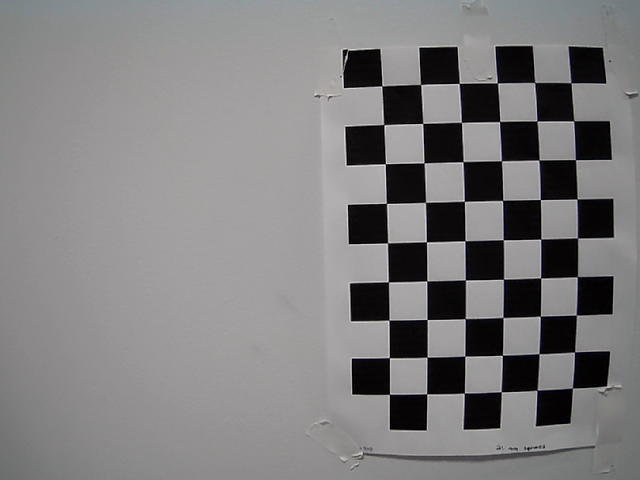
#> input picture DCF_stuff/opencv/cal/raw/set_webcam/opencv_frame_0.png, 640 x 480 px; its folder holds only this picture in this run
$ python get_params_fisheye.py
#> lines starting #> are read from the running program, lines starting #| are printed output that depends on the picture; after the words box and inside, x2 and y2 are one past the last pixel; in counts of white or black regions, pixels touching at a corner belong together
import numpy as np
import cv2 as cv
import glob

# Hello there
# Outputs camera calibration parameters from photos.

name = "" # Pictures to process

# Get corners from pictures of checkerboard

# termination criteria
criteria = (cv.TERM_CRITERIA_EPS + cv.TERM_CRITERIA_MAX_ITER, 50, 0.001)
# prepare object points, like (0,0,0), (1,0,0), (2,0,0) ....,(6,6,0)
objp = np.zeros((9*6,3), np.float32)
objp[:,:2] = np.mgrid[0:9,0:6].T.reshape(-1,2)
# Arrays to store object points and image points from all the images.
objpoints = [] # 3d point in real world space
imgpoints = [] # 2d points in image plane.


jetson = '/home/dilancf/Desktop/docs/spring2023/SPRING2023_Team1/DCF_stuff/opencv/cal/raw/set3/'
laptop = 'C:\\Users\\Dilan\\Documents\\GitHub\\SPRING2023_Team1\\DCF_stuff\\opencv\\cal\\raw\\set_webcam\\'
images = glob.glob(laptop + '*.png')


_img_shape = None

i = 0 # Iteration number
#global gray

for fname in images:
    img = cv.imread(fname)
#> img is the input picture: shape (480, 640, 3); mean B, G, R 126.8, 126.2, 127.6

    if _img_shape == None:
        _img_shape = img.shape[:2]


    gray = cv.cvtColor(img, cv.COLOR_BGR2GRAY)


    # Find the chess board corners
    par = cv.CALIB_CB_ADAPTIVE_THRESH + cv.CALIB_CB_NORMALIZE_IMAGE
    ret, corners = cv.findChessboardCorners(gray, (9,6), par)
#> ret = True; corners = 54 rows, first 8: [571.1, 82.98], [573.5, 121.5], [575.6, 160], [576.7, 199.2], [577.5, 237.8], [576.5, 277.4], [575.8, 314.7], [574.6, 352.2]
    # If found, add object points, image points (after refining them)

    # Print iteration number

    print("Image", i, end=" ")
    i = i + 1
    if ret == True:
        print("(SUCCESS!)") # Indicate if that picture was processed successfully

        objpoints.append(objp)
        corners2 = cv.cornerSubPix(gray,corners, (11,11), (-1,-1), criteria)
#> corners2 = 54 rows, first 8: [570.9, 82.78], [573.7, 120.9], [575.5, 159.6], [576.9, 199], [577.5, 237.9], [577.3, 276.7], [576.3, 315.1], [574.6, 351.9]
        imgpoints.append(corners)
        # Draw and display the corners
        cv.drawChessboardCorners(img, (9,6), corners2, ret)
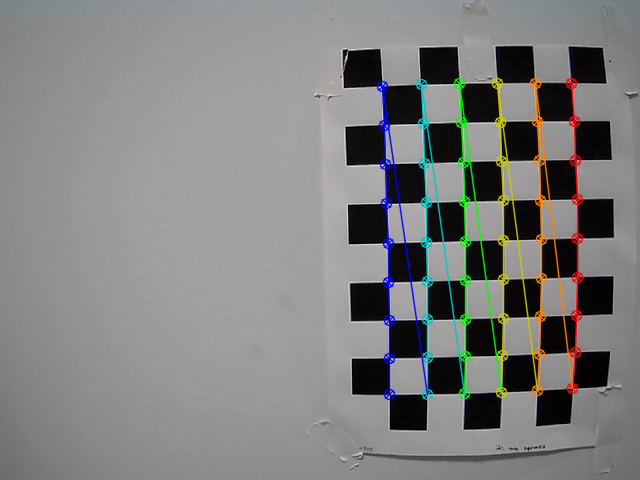
#> img: shape (480, 640, 3); 4.62% of pixels changed, all inside (x1, y1, x2, y2) = (376, 77, 584, 401)
        cv.imshow('img', img)
        cv.waitKey(500)

    else:
        print("(FAILED)") # Indicate failure
cv.destroyAllWindows()

# Calibrate camera
# See https://medium.com/@kennethjiang/calibrate-fisheye-lens-using-opencv-333b05afa0b0

calibration_flags = cv.fisheye.CALIB_RECOMPUTE_EXTRINSIC+cv.fisheye.CALIB_FIX_SKEW

N_OK = len(objpoints)
K = np.zeros((3, 3))
D = np.zeros((4, 1)) # Look up docs for fisheye_calibrate models
rvecs = [np.zeros((1, 1, 3), dtype=np.float64) for i in range(N_OK)]
tvecs = [np.zeros((1, 1, 3), dtype=np.float64) for i in range(N_OK)]
rms, _, _, _, _ = \
    cv.fisheye.calibrate(
        np.expand_dims(np.asarray(objpoints), -2),
        imgpoints,
        gray.shape[::-1],
        K,
        D,
        rvecs,
        tvecs,
        calibration_flags,
        (cv.TERM_CRITERIA_EPS+cv.TERM_CRITERIA_MAX_ITER, 30, 1e-6)
    )
#> rms = 0.164
print("Found " + str(N_OK) + " valid images for calibration.")
DIM = _img_shape[::-1]
#> DIM = (640, 480)
K = K.tolist()
print("K array: ")
print(K)
# PRINT THIS OUT!! -DCF
D = D.tolist()

# Save outputs to files

jetson_DIM =    "/home/dilancf/Desktop/docs/spring2023/SPRING2023_Team1/DCF_stuff/opencv/op/DIM"
jetson_K =      "/home/dilancf/Desktop/docs/spring2023/SPRING2023_Team1/DCF_stuff/opencv/op/K"
jetson_D =      "/home/dilancf/Desktop/docs/spring2023/SPRING2023_Team1/DCF_stuff/opencv/op/D"
# ----------------------- Jetson Directory v. Laptop directory------------------------
laptop_DIM =    "C:\\Users\\Dilan\\Documents\\GitHub\\SPRING2023_Team1\\DCF_stuff\\opencv\\cal\\op_webcam\\DIM.npy"
laptop_K =      "C:\\Users\\Dilan\\Documents\\GitHub\\SPRING2023_Team1\\DCF_stuff\\opencv\\cal\\op_webcam\\K.npy"
laptop_D =      "C:\\Users\\Dilan\\Documents\\GitHub\\SPRING2023_Team1\\DCF_stuff\\opencv\\cal\\op_webcam\\D.npy"

np.save(laptop_DIM, DIM)
np.save(laptop_K, K)
np.save(laptop_D, D)

$ run again, on DCF_stuff/opencv/cal/raw/set_webcam/opencv_frame_18.png
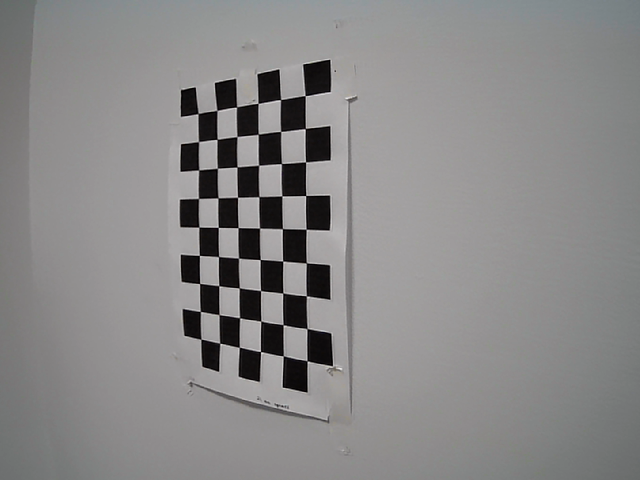
#> input picture DCF_stuff/opencv/cal/raw/set_webcam/opencv_frame_18.png, 640 x 480 px
#> img is the input picture: shape (480, 640, 3); mean B, G, R 135.7, 135.7, 136.7
#> ret = True; corners = 54 rows, first 8: [305.1, 95.66], [305.2, 128.6], [305.5, 161.9], [305.6, 195.5], [306.1, 229.2], [306.3, 262.8], [306.3, 295.9], [307, 328.6]
#> corners2 = 54 rows, first 8: [305.2, 95.68], [305.3, 128.4], [305.6, 161.9], [305.7, 195.5], [306.2, 229.3], [306.3, 262.9], [306.4, 295.7], [307.1, 328.5]
#> `cv.drawChessboardCorners(img, (9,6), corners2, ret)`:
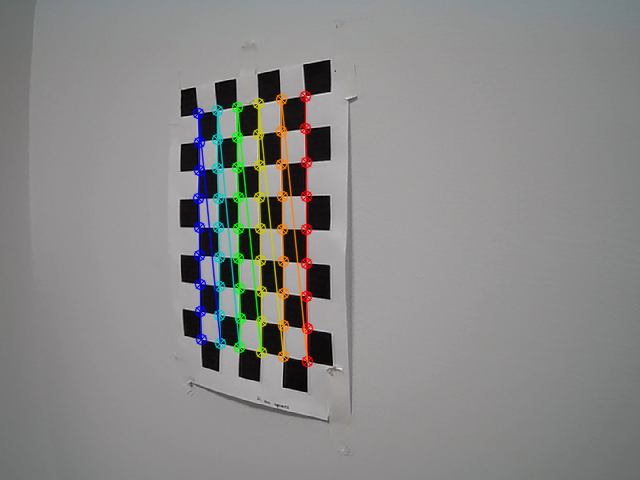
#> img: shape (480, 640, 3); 3.86% of pixels changed, all inside (x1, y1, x2, y2) = (192, 90, 314, 368)
#> rms = 0.304

$ run again, on DCF_stuff/opencv/cal/raw/set_webcam/opencv_frame_2.png
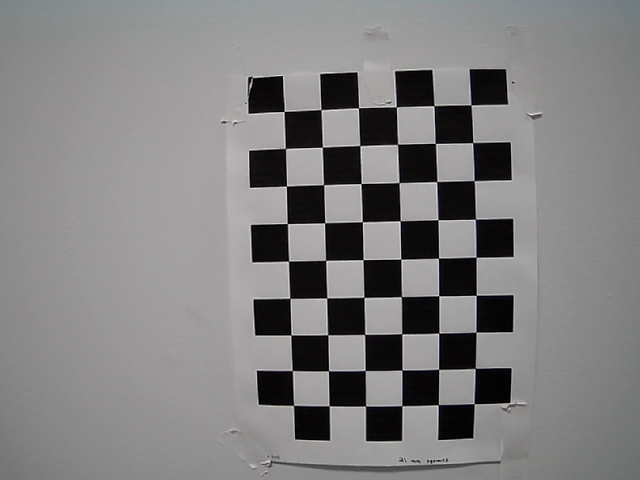
#> input picture DCF_stuff/opencv/cal/raw/set_webcam/opencv_frame_2.png, 640 x 480 px
#> img is the input picture: shape (480, 640, 3); mean B, G, R 128, 127.6, 128.9
#> ret = True; corners = 54 rows, first 8: [471, 105], [472.8, 142.7], [474.3, 180.9], [475.3, 219.1], [476, 257], [476, 295], [476, 332], [474.6, 368.4]
#> corners2 = 54 rows, first 8: [470.9, 105], [472.7, 142.6], [474.2, 180.6], [475.4, 219.2], [476, 257.2], [476.2, 295.3], [475.9, 332.1], [475.1, 368.4]
#> `cv.drawChessboardCorners(img, (9,6), corners2, ret)`:
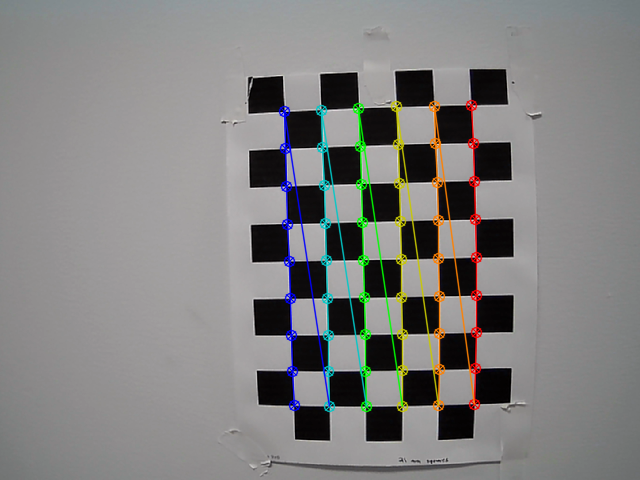
#> img: shape (480, 640, 3); 4.53% of pixels changed, all inside (x1, y1, x2, y2) = (278, 99, 483, 413)
#> rms = 1.08

$ run again, on DCF_stuff/opencv/cal/raw/set_webcam/opencv_frame_11.png
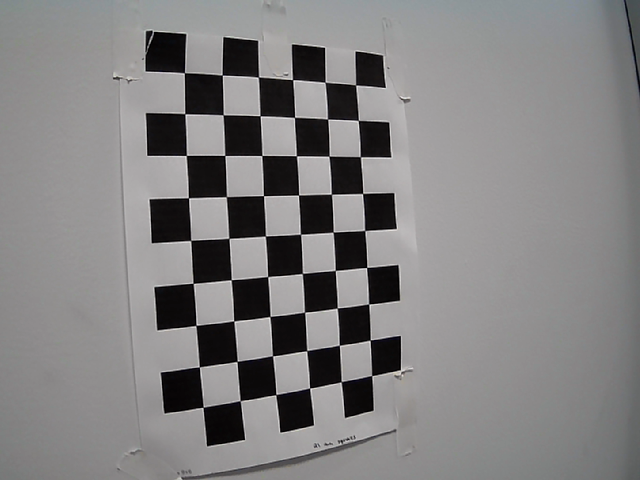
#> input picture DCF_stuff/opencv/cal/raw/set_webcam/opencv_frame_11.png, 640 x 480 px
#> img is the input picture: shape (480, 640, 3); mean B, G, R 129, 128.6, 129.9
#> ret = True; corners = 54 rows, first 8: [355.6, 85.02], [358.2, 120.5], [360.4, 156.8], [362.6, 193.5], [364.7, 230.5], [366.6, 267.5], [368.7, 304], [370.1, 340.1]
#> corners2 = 54 rows, first 8: [355.5, 84.86], [358.3, 120.4], [360.3, 156.7], [362.6, 193.5], [364.6, 230.5], [366.7, 267.5], [368.6, 304], [370.1, 340.1]
#> `cv.drawChessboardCorners(img, (9,6), corners2, ret)`:
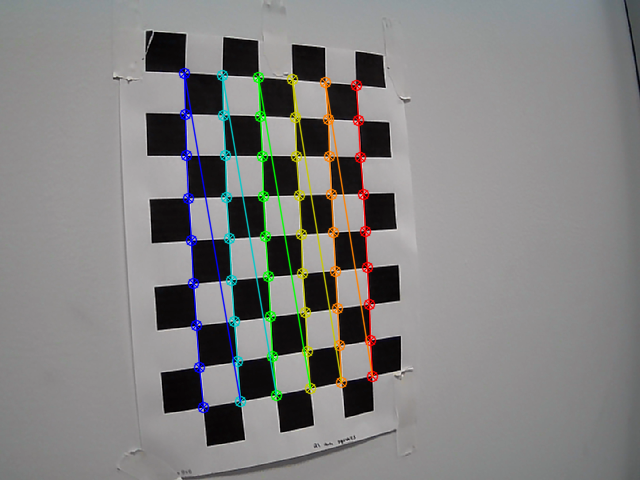
#> img: shape (480, 640, 3); 4.66% of pixels changed, all inside (x1, y1, x2, y2) = (178, 67, 379, 414)
#> rms = 0.278
